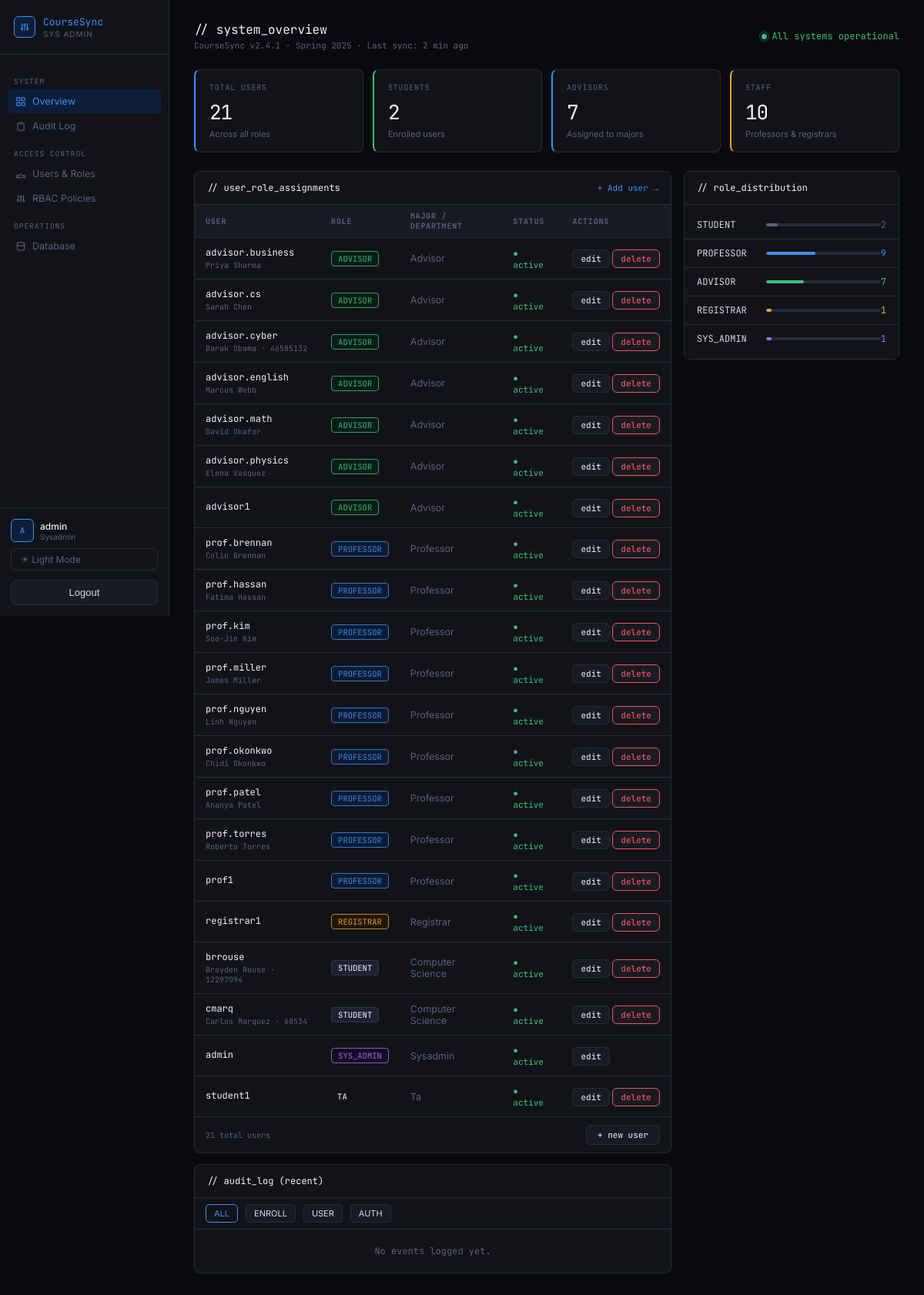
Page /sysadmin/ (signed in) on the earlier database version.
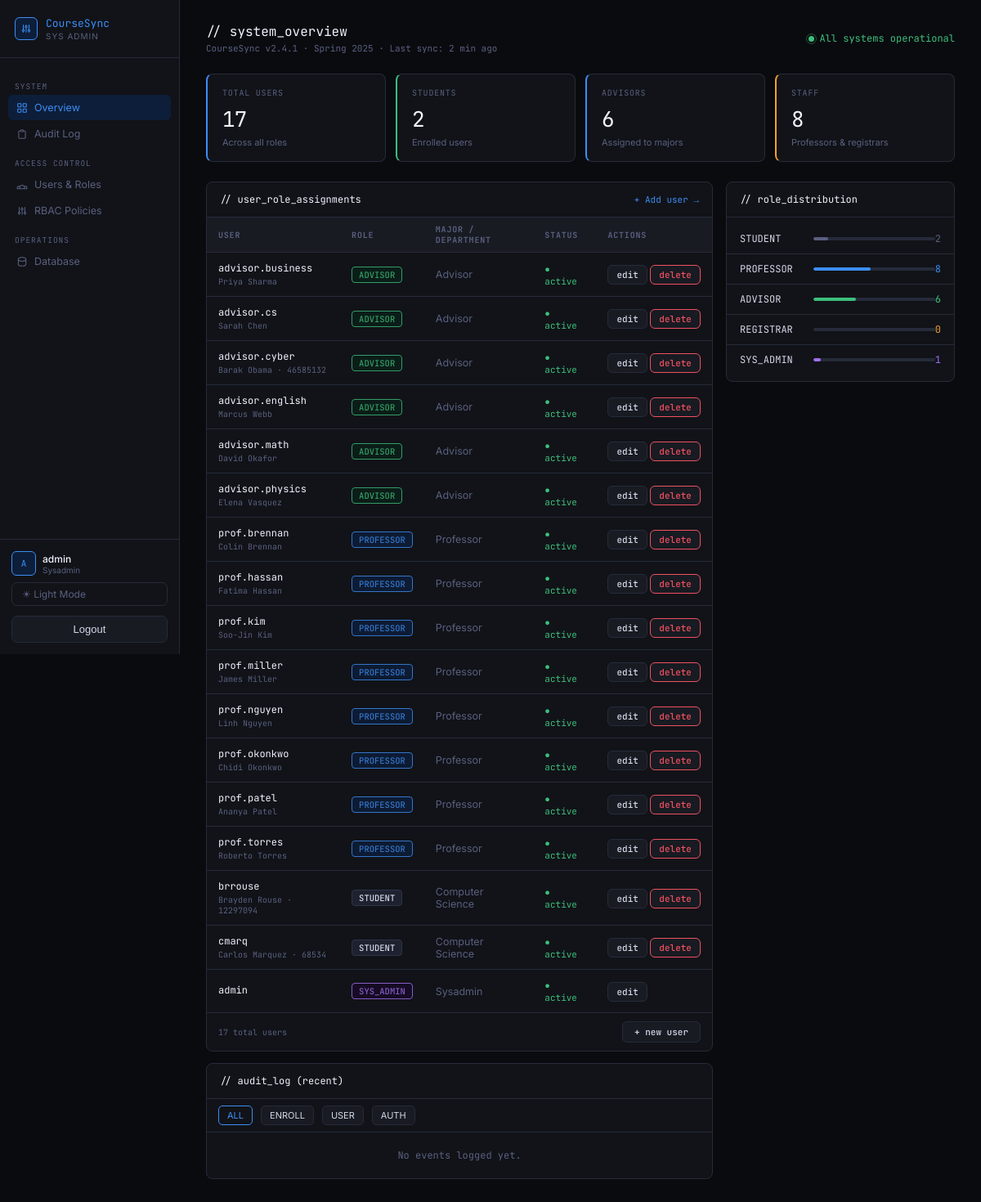
Same page on the later database version.
### accounts/models.py (models this page shows, shortened)
class User(AbstractUser):
    class Roles(models.TextChoices):
        STUDENT = "student", "Student"
        TA = "ta", "Teaching Assistant"
        PROFESSOR = "professor", "Professor"
        ADVISOR = "advisor", "Advisor"
        REGISTRAR = "registrar", "Registrar"
        SYSADMIN = "sysadmin", "System Admin"
    role = models.CharField(max_length=20, choices=Roles.choices)
    university_id = models.CharField(max_length=20, unique=True, null=True, blank=True)

### academics/models.py (models this page shows, shortened)
class StudentProfile(models.Model):
    user = models.OneToOneField(User, on_delete=models.CASCADE, related_name="student_profile")
    major = models.CharField(max_length=100)
    gpa = models.DecimalField(max_digits=3, decimal_places=2, default=0.00)
    advisor = models.ForeignKey(
        User,
        on_delete=models.SET_NULL,
        null=True,
        blank=True,
        related_name="advisees",
        limit_choices_to={"role": "advisor"},
    )

### academics/views.py (the view)
# urls.py: path("sysadmin/", sysadmin_dashboard, name="sysadmin_dashboard"),
@login_required
@role_required("sysadmin")
def sysadmin_dashboard(request):
    from accounts.models import User
    users = User.objects.all().order_by("role", "username")
    majors = Major.objects.select_related("advisor").all()
    role_counts = {
        role: users.filter(role=role).count()
        for role in ["student", "ta", "professor", "advisor", "registrar", "sysadmin"]
    }
    total_users = users.count()
    role_percents = {
        role: round(count / total_users * 100) if total_users else 0
        for role, count in role_counts.items()
    }
    audit_log = AuditLog.objects.all()[:20]
    return render(request, "sysadmin.html", {
        "users": users,
        "majors": majors,
        "role_counts": role_counts,
        "role_percents": role_percents,
        "audit_log": audit_log,
    })

### templates/sysadmin.html (shortened to what the changed rows need)
{% load static %}
<!DOCTYPE html>
<html lang="en" data-theme="{{ request.session.theme|default:'dark' }}">
<head>
  <link rel="stylesheet" href="{% static 'css/sysadmin.css' %}">
</head>
<body>
<div class="shell">
  <aside class="sidebar">
    <div class="sidebar-footer">
      <div class="user-card">
        <div class="avatar">{{ request.user.first_name|default:request.user.username|slice:":1"|upper }}{{ request.user.last_name|slice:":1"|upper }}</div>
        <div>
          <div class="user-name">{{ request.user.get_full_name|default:request.user.username }}</div>
          <div class="user-role">{{ request.user.role|default:"sysadmin"|title }}</div>
        </div>
      </div>
    </div>
  </aside>
  <main class="main">
    <div class="stats">
      <div class="stat border-accent">
        <div class="stat-label">Total Users</div>
        <div class="stat-value">{{ users|length }}</div>
        <div class="stat-sub">Across all roles</div>
      </div>
      <div class="stat border-accent">
        <div class="stat-label">Advisors</div>
        <div class="stat-value">{{ role_counts.advisor }}</div>
        <div class="stat-sub">Assigned to majors</div>
      </div>
      <div class="stat border-amber">
        <div class="stat-label">Staff</div>
        <div class="stat-value">{{ role_counts.professor|add:role_counts.registrar }}</div>
        <div class="stat-sub">Professors &amp; registrars</div>
      </div>
    </div>
    <div class="grid">
      <div>
        <div class="card">
          <table class="role-table">
            <thead>
              <tr>
                <th>User</th>
                <th>Role</th>
                <th>Major / Department</th>
                <th>Status</th>
                <th>Actions</th>
              </tr>
            </thead>
            <tbody>
              {% for user in users %}
              <tr>
                <td>
                  <div class="user-name-mono">{{ user.username }}</div>
                  <div class="user-id-mono">{{ user.get_full_name }}{% if user.university_id %} · {{ user.university_id }}{% endif %}</div>
                </td>
                <td>
                  {% if user.role == "student" %}<span class="role-badge rb-student">STUDENT</span>
                  {% elif user.role == "professor" %}<span class="role-badge rb-professor">PROFESSOR</span>
                  {% elif user.role == "advisor" %}<span class="role-badge rb-advisor">ADVISOR</span>
                  {% elif user.role == "registrar" %}<span class="role-badge rb-registrar">REGISTRAR</span>
                  {% elif user.role == "sysadmin" or user.is_superuser %}<span class="role-badge rb-admin">SYS_ADMIN</span>
                  {% else %}<span class="role-badge">{{ user.role|upper }}</span>{% endif %}
                </td>
                <td style="color:var(--muted)">
                  {% if user.role == "student" %}{{ user.student_profile.major|default:"—" }}
                  {% else %}{{ user.role|title }}{% endif %}
                </td>
                <td><span class="status-active">● active</span></td>
                <td style="white-space:nowrap">
                  <a href="{% url 'edit_user' user.id %}" class="btn btn-ghost" style="font-size:11px;padding:4px 10px;font-family:var(--mono)">edit</a>
                  {% if user != request.user %}
                  <a href="{% url 'delete_user' user.id %}" class="btn btn-ghost" style="font-size:11px;padding:4px 10px;font-family:var(--mono);color:var(--red);border-color:var(--red)">delete</a>
                  {% endif %}
                </td>
              </tr>
              {% empty %}
              <tr><td colspan="4" style="padding:16px;color:var(--muted);text-align:center">No users found.</td></tr>
              {% endfor %}
            </tbody>
          </table>
          <div style="padding: 10px 14px; border-top: 1px solid var(--border); display: flex; justify-content: space-between; align-items: center;">
            <span style="font-family: var(--mono); font-size: 10px; color: var(--muted)">{{ users|length }} total users</span>
            <a href="{% url 'create_user' %}" class="btn btn-ghost" style="font-size:11px;padding:5px 14px;font-family:var(--mono)">+ new user</a>
          </div>
        </div>
      </div>
      <div>
        <div class="card">
          <div style="padding: 8px 0;">
            <div class="health-row"><div class="health-bar" style="flex:1"><div class="hb-fill" style="width:{{ role_percents.student }}%;background:var(--muted)"></div></div></div>
            <div class="health-row"><span class="health-name" style="width:90px">PROFESSOR</span><div class="health-bar" style="flex:1"><div class="hb-fill" style="width:{{ role_percents.professor }}%;background:var(--accent)"></div></div><span class="health-val" style="color:var(--accent)">{{ role_counts.professor }}</span></div>
            <div class="health-row"><span class="health-name" style="width:90px">ADVISOR</span><div class="health-bar" style="flex:1"><div class="hb-fill" style="width:{{ role_percents.advisor }}%;background:var(--green)"></div></div><span class="health-val" style="color:var(--green)">{{ role_counts.advisor }}</span></div>
            <div class="health-row"><span class="health-name" style="width:90px">REGISTRAR</span><div class="health-bar" style="flex:1"><div class="hb-fill" style="width:{{ role_percents.registrar }}%;background:var(--amber)"></div></div><span class="health-val" style="color:var(--amber)">{{ role_counts.registrar }}</span></div>
            <div class="health-row"><div class="health-bar" style="flex:1"><div class="hb-fill" style="width:{{ role_percents.sysadmin }}%;background:var(--purple)"></div></div></div>
          </div>
        </div>
      </div>
    </div>
  </main>
</div>
</body>
</html>

Differences in the rows shown:
removed User: username "advisor1", shows "ADVISOR", role "Advisor", shows "delete"
removed User: username "prof1", shows "PROFESSOR", role "Professor", shows "delete"
removed User: username "registrar1", shows "REGISTRAR", role "Registrar", shows "delete"
removed User: username "student1", role "TA", role "Ta", shows "delete"
Other differences:
{{ users|length }}: "21" → "17"
{{ role_counts.advisor }}: "7" → "6"
{{ role_counts.professor|add:role_counts.registrar }}: "10" → "8"
{{ role_percents.student }}: 10 → 12 (drawn)
{{ role_percents.professor }}: 43 → 47 (drawn)
{{ role_counts.professor }}: "9" → "8"
{{ role_percents.advisor }}: 33 → 35 (drawn)
{{ role_counts.registrar }}: "1" → "0"
{{ role_percents.sysadmin }}: 5 → 6 (drawn)
